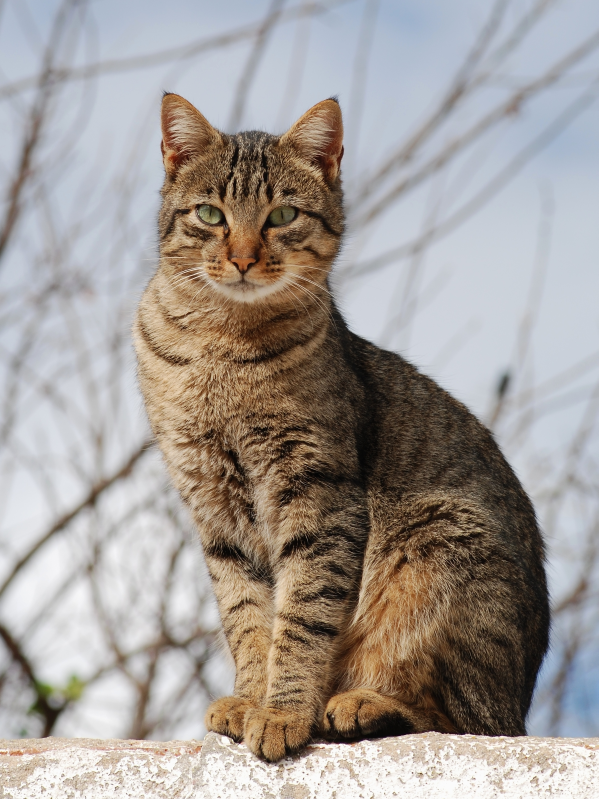
#> input picture Images/Cat1.jpg, 1795 x 2397 px (shown at 1/3 size)
$ python Chapter3.py
#> lines starting #> are read from the running program, lines starting #| are printed output that depends on the picture
import cv2

img = cv2.imread("Images/Cat1.jpg")
#> img is the input picture: shape (2397, 1795, 3); mean B, G, R 150, 154.8, 161.8
# To find the size of the img
# 2397 ( height), 1795 (width), 3 ( channels) (bgr)
print(img.shape)
#| (2397, 1795, 3)

# to resize
imgResize = cv2.resize(img,(300,300))
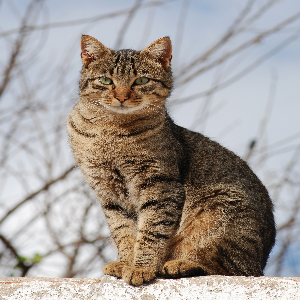
#> imgResize: shape (300, 300, 3); mean B, G, R 149.8, 154.6, 161.6

# To crop an img starting point and ending point ( HEIGHT COMES FIRST)
imgCropped = img[200:1000, 0:1000]
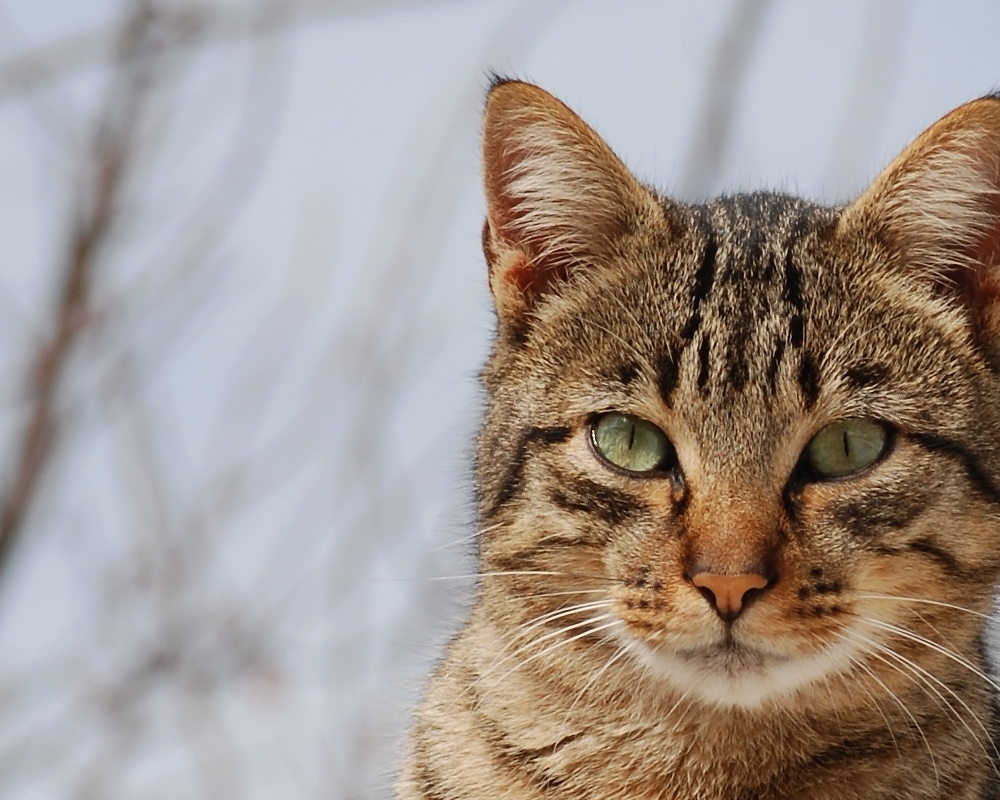
#> imgCropped: shape (800, 1000, 3); mean B, G, R 142.6, 149.8, 160.7

cv2.imshow("Img",img)
cv2.imshow("Img rezie", imgResize)
cv2.imshow("Cropped",imgCropped)
cv2.waitKey(0)
